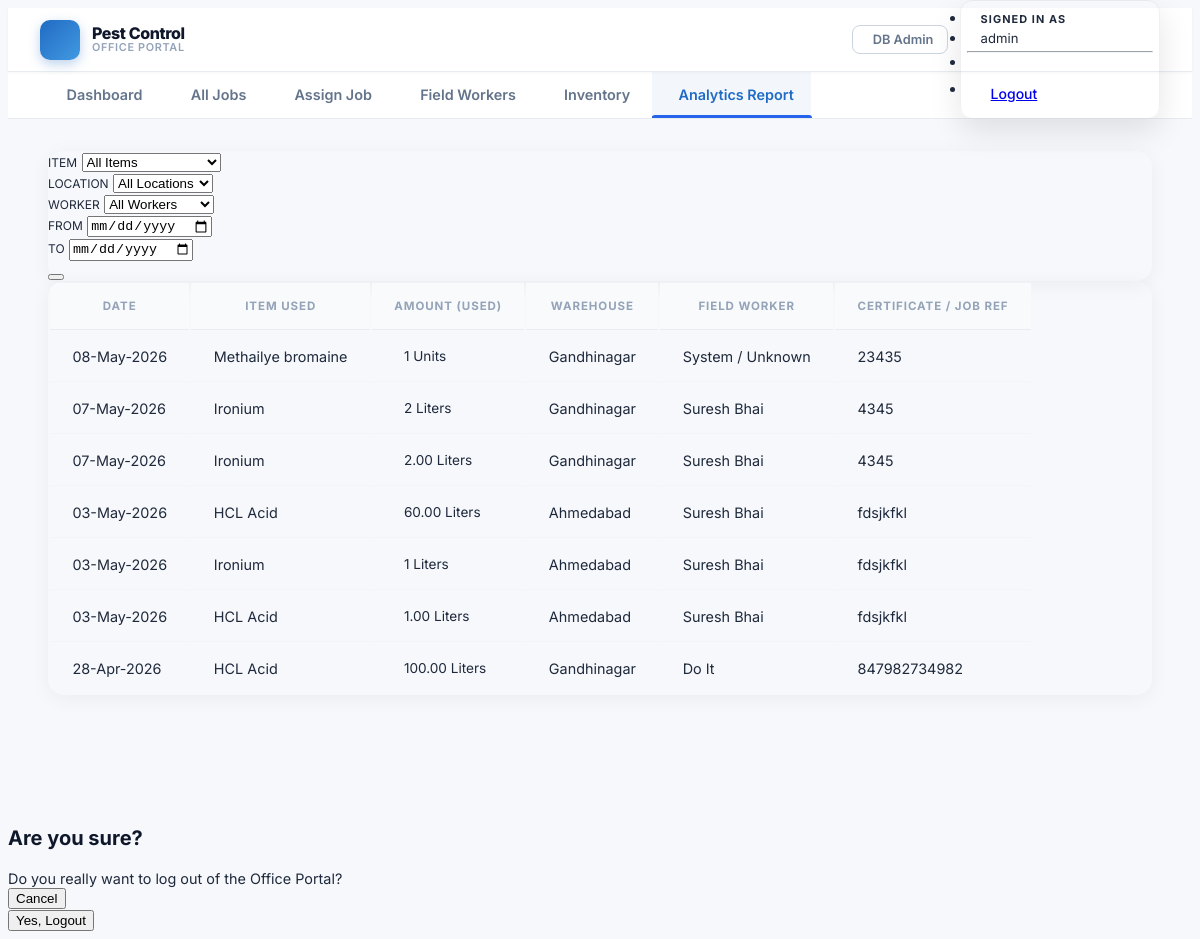
/inventory/report/ (signed in), run on an earlier commit of the app's database.
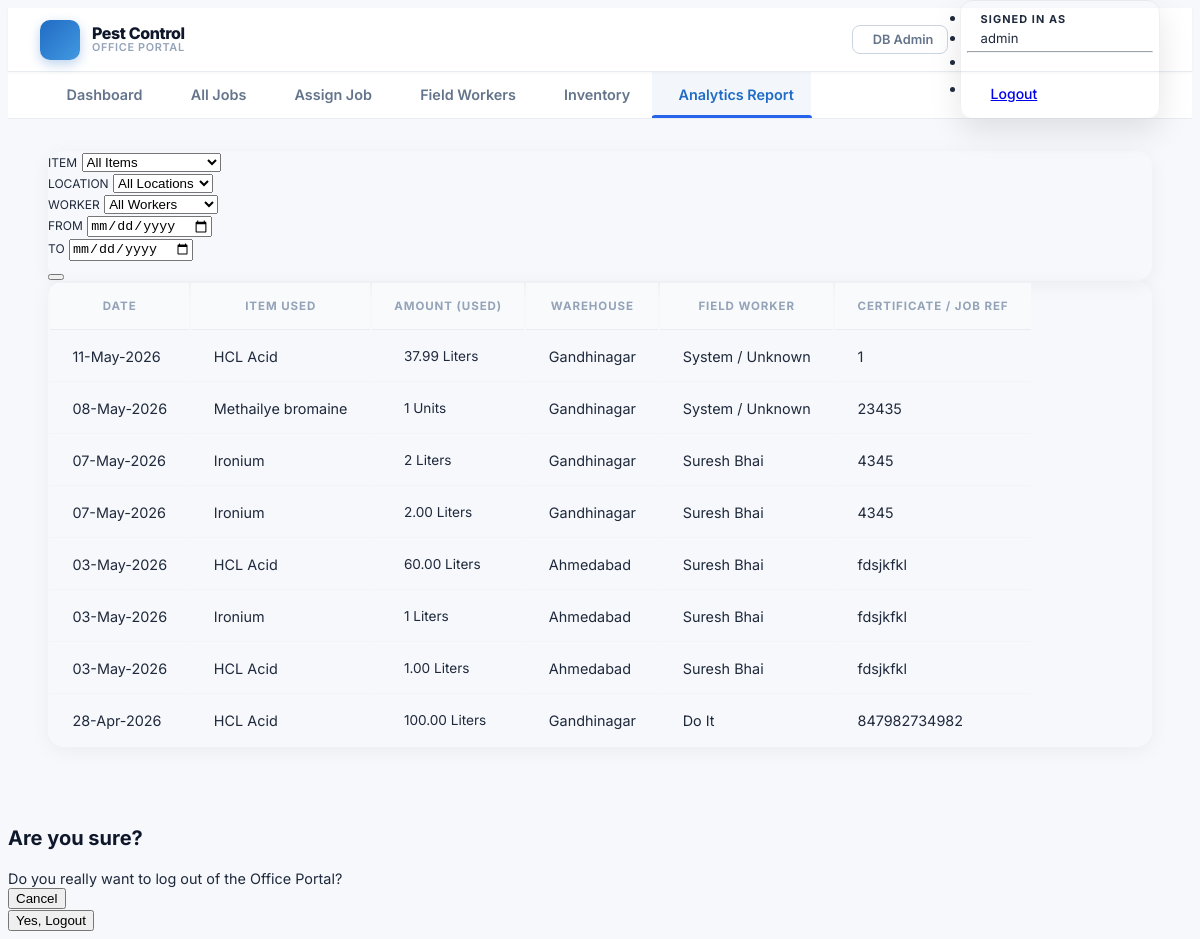
And on a later commit of the database.
### inventory_app/models.py (models this page shows, shortened)
class InventoryUsageLog(models.Model):
    job = models.ForeignKey(
        Job,
        on_delete=models.CASCADE,
        related_name='usage_logs'
    )
    item = models.ForeignKey(
        InventoryItem,
        on_delete=models.PROTECT,
        related_name='usage_logs'
    )
    amount_taken = models.DecimalField(
        max_digits=10,
        decimal_places=3,
        default=0,
        help_text="Units checked out from the warehouse (supports decimals, e.g. 0.4 L)."
    )
    amount_used = models.DecimalField(
        max_digits=10,
        decimal_places=3,
        default=0,
        help_text="Units actually consumed on-site (supports decimals)."
    )
    amount_returned = models.DecimalField(
        max_digits=10,
        decimal_places=3,
        default=0,
        help_text="Units brought back to the warehouse (supports decimals)."
    )
    photo_proof = models.ImageField(
        upload_to='return_proofs/',
        blank=True,
        null=True,
        help_text="Photo showing remaining / returned bottles."
    )
    admin_notes = models.TextField(
        blank=True,
        null=True,
        help_text=(
            "Admin-only notes for this log entry "
            "(e.g. reason for retroactive entry)."
        )
    )
    created_at = models.DateTimeField(auto_now_add=True)
    updated_at = models.DateTimeField(auto_now=True)
    class Meta:
        ordering = ['-created_at']
        verbose_name = "Inventory Usage Log"
        verbose_name_plural = "Inventory Usage Logs"

class InventoryItem(models.Model):
    name = models.CharField(max_length=200)
    description = models.TextField(blank=True, null=True)
    image = models.ImageField(
        upload_to='inventory_images/',
        blank=True,
        null=True,
        help_text="Optional image of the chemical/item."
    )
    unit_of_measurement = models.CharField(
        max_length=50,
        choices=UNIT_CHOICES,
        default='Units',
        help_text="Unit of measurement for this item."
    )
    created_at = models.DateTimeField(auto_now_add=True)
    updated_at = models.DateTimeField(auto_now=True)
    class Meta:
        ordering = ['name']
        verbose_name = "Inventory Item"
        verbose_name_plural = "Inventory Items"

class Job(models.Model):
    STATUS_CHOICES = (
        ('pending', 'Pending'),
        ('completed', 'Completed'),
    )
    TARGET_CHOICES = (
        ('Commodity', 'Commodity'),
        ('Container', 'Container'),
        ('Packing', 'Packing'),
        ('Other', 'Other'),
    )
    ENCLOSURE_CHOICES = (
        ('Sheeted', 'Sheeted'),
        ('Chamber', 'Chamber'),
        ('Un-sheeted', 'Un-sheeted'),
        ('Other', 'Other'),
    )
    container_number = models.CharField(
        max_length=100,
        help_text="Identifier for the shipping container."
    )
    title = models.CharField(max_length=200, default="New Job", help_text="e.g., Mundra Fumigation")
    assigned_workers = models.ManyToManyField(User, related_name='assigned_jobs_multi', help_text="Workers assigned to this job.")
    assigned_to = models.ForeignKey(
        User,
        on_delete=models.CASCADE,
        related_name='assigned_jobs',
        null=True,
        blank=True,
        help_text="[Deprecated] Field worker assigned to this job."
    )
    status = models.CharField(
        max_length=20,
        choices=STATUS_CHOICES,
        default='pending'
    )
    scheduled_date = models.DateField(
        help_text="The date the job is/was scheduled."
    )
    execution_date = models.DateField(
        default=timezone.localdate,
        help_text=(
            "The actual date the job was executed. "
            "Admins can backdate this for retroactive data entry."
        )
    )
    notes = models.TextField(
        blank=True,
        null=True,
        help_text="Admin notes or special instructions for this job."
    )
    chemical_item = models.ForeignKey(
        InventoryItem,
        on_delete=models.SET_NULL,
        blank=True,
        null=True,
        related_name='assigned_jobs',
        help_text="Chemical to be used for this job."
    )
    chemical_amount = models.DecimalField(
        max_digits=10,
        decimal_places=3,
        blank=True,
        null=True,
        help_text="Amount of chemical to take."
    )
    chemical_unit = models.CharField(
        max_length=50,
        choices=UNIT_CHOICES,
        blank=True,
        null=True,
        help_text="Unit for the chemical amount."
    )
    source_warehouse = models.ForeignKey(
        WarehouseLocation,
        on_delete=models.SET_NULL,
        blank=True,
        null=True,
        related_name='assigned_jobs_source',
        help_text="Warehouse to take the chemical from."
    )
    execution_address = models.TextField(
        blank=True,
        null=True,
        help_text="Address where the job will be executed."
    )
    cha = models.ForeignKey(
        CHA,
        on_delete=models.SET_NULL,
        blank=True,
        null=True,
        related_name='jobs',
        help_text="Customs House Agent handling this job."
    )
    exporter = models.ForeignKey(
        Exporter,
        on_delete=models.SET_NULL,
        blank=True,
        null=True,
        related_name='jobs',
        help_text="Exporter for this shipment."
    )
    client = models.ForeignKey(
        Client,
        on_delete=models.SET_NULL,
        blank=True,
        null=True,
        related_name='jobs',
        help_text="Consignee / Client for this shipment."
    )
    cargo_description = models.TextField(
        blank=True,
        null=True,
        help_text="Description of the cargo."
    )
    quantity_pkgs = models.CharField(
        max_length=100,
        blank=True,
        null=True,
        help_text="Quantity and packaging type (e.g., '100 Bags')."
    )
    site_location = models.CharField(
        max_length=200,
        blank=True,
        null=True,
        help_text="Specific site location for the job."
    )
    working_address = models.TextField(
        blank=True,
        null=True,
        help_text="Full working address."
    )
    subject = models.CharField(
        max_length=200,
        blank=True,
        null=True,
        help_text="Subject line for reports/certificates."
    )
    certificate_name = models.CharField(
        max_length=200,
        blank=True,
        null=True,
        help_text="Name to appear on certificates."
    )
    is_third_party_vendor = models.BooleanField(
        default=False,
        help_text="Indicates if a third-party vendor is executing the job."
    )
    branch = models.CharField(
        max_length=100,
        blank=True,
        null=True,
        help_text="Branch name."
    )
    customer_id_bill_to = models.CharField(
        max_length=100,
        blank=True,
        null=True,
        help_text="Customer ID (Bill To)."
    )
    remarks = models.TextField(
        blank=True,
        null=True,
        help_text="Optional remarks."
    )
    task_description = models.TextField(
        blank=True,
        null=True,
        help_text="Task description."
    )
    stock_warehouse = models.ForeignKey(
        WarehouseLocation,
        on_delete=models.SET_NULL,
        blank=True,
        null=True,
        related_name='jobs',
        help_text="Warehouse location for stock deduction."
    )
    other_supporting_work = models.TextField(
        blank=True,
        null=True,
        help_text="Other supporting work details."
    )
    vessel_voyage = models.CharField(max_length=200, blank=True, null=True)
    port_of_loading = models.CharField(max_length=200, blank=True, null=True)
    destination_country = models.CharField(max_length=200, blank=True, null=True)
    consignment_link = models.CharField(max_length=500, blank=True, null=True)
    commodity_country_of_origin = models.CharField(max_length=200, blank=True, null=True)
    gross_weight = models.CharField(max_length=100, blank=True, null=True, help_text="Include 'KGS'")
    net_weight = models.CharField(max_length=100, blank=True, null=True)
    target_of_fumigation = models.CharField(max_length=50, choices=TARGET_CHOICES, blank=True, null=True)
    enclosure_type = models.CharField(max_length=50, choices=ENCLOSURE_CHOICES, blank=True, null=True)
    datetime_commenced = models.DateTimeField(blank=True, null=True)
    datetime_completed = models.DateTimeField(blank=True, null=True)
    final_tlv_reading = models.CharField(max_length=100, blank=True, null=True)
    dosage = models.CharField(max_length=200, blank=True, null=True)
    method_application = models.CharField(max_length=200, blank=True, null=True)
    stack_size = models.CharField(max_length=200, blank=True, null=True)
    issue_date = models.DateField(blank=True, null=True, help_text="Date of Issue")
    fumigation_date = models.DateField(blank=True, null=True, help_text="Date of Fumigation")
    expiry_date = models.DateField(blank=True, null=True, help_text="Expiry Date")
    certificate_number = models.CharField(max_length=200, blank=True, null=True)
    customer_bill_to = models.CharField(max_length=200, blank=True, null=True)
    name_of_fumigant = models.CharField(max_length=200, blank=True, null=True)
    place_of_fumigation_general = models.CharField(max_length=200, blank=True, null=True)
    container_type_description = models.CharField(max_length=200, blank=True, null=True)
    total_containers = models.IntegerField(blank=True, null=True)
    print_container_size = models.BooleanField(default=False)
    seal_numbers = models.CharField(max_length=500, blank=True, null=True)
    commodity_description = models.TextField(blank=True, null=True)
    net_weight_unit = models.CharField(max_length=50, blank=True, null=True)
    gross_weight_unit = models.CharField(max_length=50, blank=True, null=True)
    target_commodity = models.BooleanField(default=False)
    target_container = models.BooleanField(default=False)
    target_packing = models.BooleanField(default=False)
    target_other = models.CharField(max_length=200, blank=True, null=True)
    prescribed_dose = models.CharField(max_length=100, blank=True, null=True)
    prescribed_exposure = models.CharField(max_length=100, blank=True, null=True)
    prescribed_temp = models.CharField(max_length=100, blank=True, null=True)
    applied_dose = models.CharField(max_length=100, blank=True, null=True)
    applied_exposure = models.CharField(max_length=100, blank=True, null=True)
    applied_temp = models.CharField(max_length=100, blank=True, null=True)
    fumigation_street = models.CharField(max_length=200, blank=True, null=True)
    fumigation_city = models.CharField(max_length=100, blank=True, null=True)
    fumigation_country = models.CharField(max_length=100, blank=True, null=True)
    fumigation_postcode = models.CharField(max_length=50, blank=True, null=True)
    operator_name = models.CharField(max_length=200, blank=True, null=True)
    certificate_sign_date = models.DateField(blank=True, null=True)
    additional_declaration = models.TextField(blank=True, null=True)
    treatment_provider_id = models.CharField(max_length=100, blank=True, null=True)
    accreditation_number = models.CharField(max_length=100, blank=True, null=True)
    created_at = models.DateTimeField(auto_now_add=True)
    updated_at = models.DateTimeField(auto_now=True)
    class Meta:
        ordering = ['-execution_date', '-created_at']
        verbose_name = "Job"
        verbose_name_plural = "Jobs"

class WarehouseLocation(models.Model):
    name = models.CharField(
        max_length=100,
        unique=True,
        help_text="Location name, e.g. 'Mundra', 'Ahmedabad'."
    )
    address = models.CharField(
        max_length=300,
        blank=True,
        help_text="Full street address or landmark."
    )
    class Meta:
        ordering = ['name']
        verbose_name = "Warehouse Location"
        verbose_name_plural = "Warehouse Locations"

### inventory_app/views.py (the view)
# urls.py: path('inventory/report/', views.inventory_report_view, name='inventory_report'),
@login_required
def inventory_report_view(request):
    if not request.user.is_staff:
        messages.error(request, "Access denied. Admin account required.")
        return redirect('job_list')
    logs = InventoryUsageLog.objects.select_related('item', 'job__stock_warehouse', 'job__assigned_to').order_by('-created_at')
    item_id = request.GET.get('item_id', '')
    location_id = request.GET.get('location_id', '')
    worker_id = request.GET.get('worker_id', '')
    date_from = request.GET.get('date_from', '')
    date_to = request.GET.get('date_to', '')
    if item_id:
        logs = logs.filter(item_id=item_id)
    if location_id:
        logs = logs.filter(job__stock_warehouse_id=location_id)
    if worker_id:
        logs = logs.filter(job__assigned_to_id=worker_id)
    if date_from:
        logs = logs.filter(created_at__date__gte=date_from)
    if date_to:
        logs = logs.filter(created_at__date__lte=date_to)
    items = InventoryItem.objects.all().order_by('name')
    locations = WarehouseLocation.objects.all().order_by('name')
    from django.contrib.auth.models import User
    workers = User.objects.filter(is_staff=False, is_superuser=False).order_by('first_name', 'username')
    context = {
        'logs': logs,
        'items': items,
        'locations': locations,
        'workers': workers,
        'item_id': item_id,
        'location_id': location_id,
        'worker_id': worker_id,
        'date_from': date_from,
        'date_to': date_to,
        'page_title': 'Inventory Usage Report',
    }
    return render(request, 'inventory_app/inventory_report.html', context)

### inventory_app/templates/inventory_app/inventory_report.html (shortened to what this page needs)
{% extends "office/office_base.html" %}
{% block content %}
<div class="card mb-3" style="border-radius:16px; border:none; box-shadow:0 4px 20px rgba(0,0,0,0.05);">
  <div class="card-body">
    <form method="GET" class="row g-3 align-items-end">
      <div class="col-md-3">
        <label class="form-label fw-bold" style="font-size:0.75rem; text-transform:uppercase;">Item</label>
        <select name="item_id" class="form-select">
          <option value="">All Items</option>
        </select>
      </div>
      <div class="col-md-2">
        <label class="form-label fw-bold" style="font-size:0.75rem; text-transform:uppercase;">Location</label>
        <select name="location_id" class="form-select">
          <option value="">All Locations</option>
        </select>
      </div>
      <div class="col-md-2">
        <label class="form-label fw-bold" style="font-size:0.75rem; text-transform:uppercase;">Worker</label>
        <select name="worker_id" class="form-select">
          <option value="">All Workers</option>
        </select>
      </div>
      <div class="col-md-2">
        <label class="form-label fw-bold" style="font-size:0.75rem; text-transform:uppercase;">From</label>
        <input type="date" name="date_from" class="form-control" value="{{ date_from }}">
      </div>
      <div class="col-md-2">
        <label class="form-label fw-bold" style="font-size:0.75rem; text-transform:uppercase;">To</label>
        <input type="date" name="date_to" class="form-control" value="{{ date_to }}">
      </div>
      <div class="col-md-1 d-flex gap-2">
        <button type="submit" class="btn btn-primary w-100"></button>
      </div>
    </form>
  </div>
</div>
<div class="card table-card">
  <div class="table-responsive">
    <table class="table table-vcenter table-nowrap card-table table-hover">
      <thead>
        <tr>
          <th>Date</th>
          <th>Item Used</th>
          <th>Amount (Used)</th>
          <th>Warehouse</th>
          <th>Field Worker</th>
          <th>Certificate / Job Ref</th>
        </tr>
      </thead>
      <tbody>
        {% for log in logs %}
        <tr>
          <td>{{ log.created_at|date:"d-M-Y" }}</td>
          <td class="fw-bold">{{ log.item.name }}</td>
          <td>
            <span class="badge bg-purple-lt" style="font-size:0.85rem; padding:0.4rem 0.6rem; border-radius:6px;">
              {{ log.amount_used|floatformat:"-2" }} {{ log.item.unit_of_measurement }}
            </span>
          </td>
          <td>{{ log.job.stock_warehouse.name|default:"-" }}</td>
          <td>{{ log.job.assigned_to.get_full_name|default:"System / Unknown" }}</td>
          <td>
            {% if log.job.certificate_number %}
              <span class="text-primary fw-bold">{{ log.job.certificate_number }}</span>
            {% else %}
              <span class="text-muted">{{ log.job.container_number }}</span>
            {% endif %}
          </td>
        </tr>
        {% endfor %}
      </tbody>
    </table>
  </div>
</div>
{% endblock %}

What changed in the data, as far as the page shows it:
added InventoryUsageLog: created_at "11-May-2026", item.name "HCL Acid", amount_used "37.99", item.unit_of_measurement "Liters", job.stock_warehouse.name "Gandhinagar", job.assigned_to.get_full_name "System / Unknown", job.certificate_number "1"
